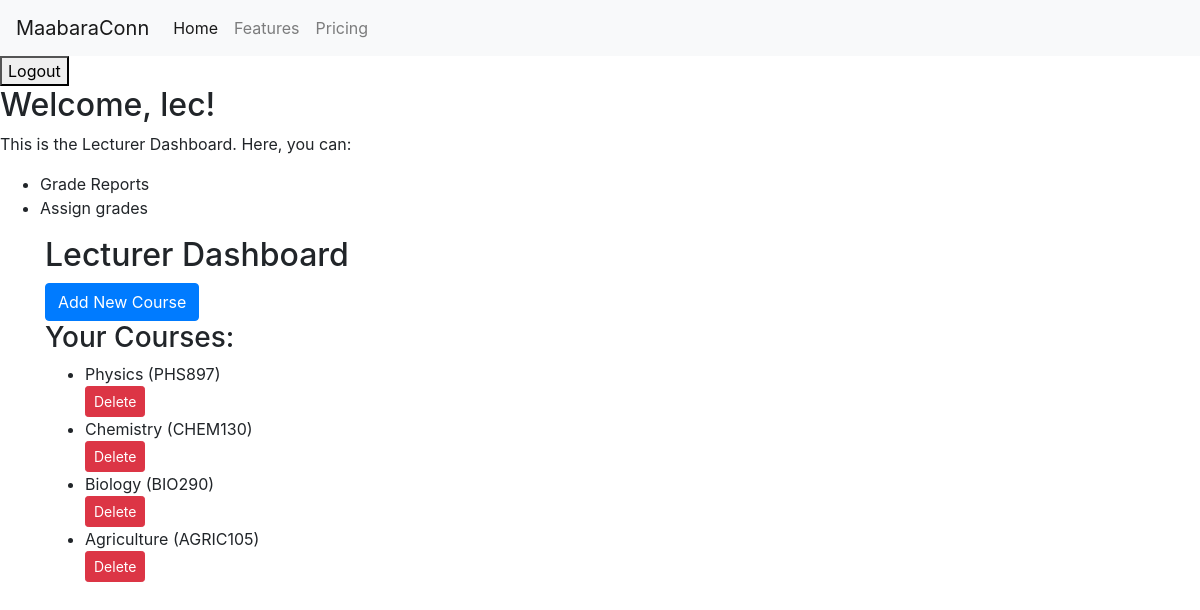
The page /users/dashboard/ (signed in) on the database as committed earlier.
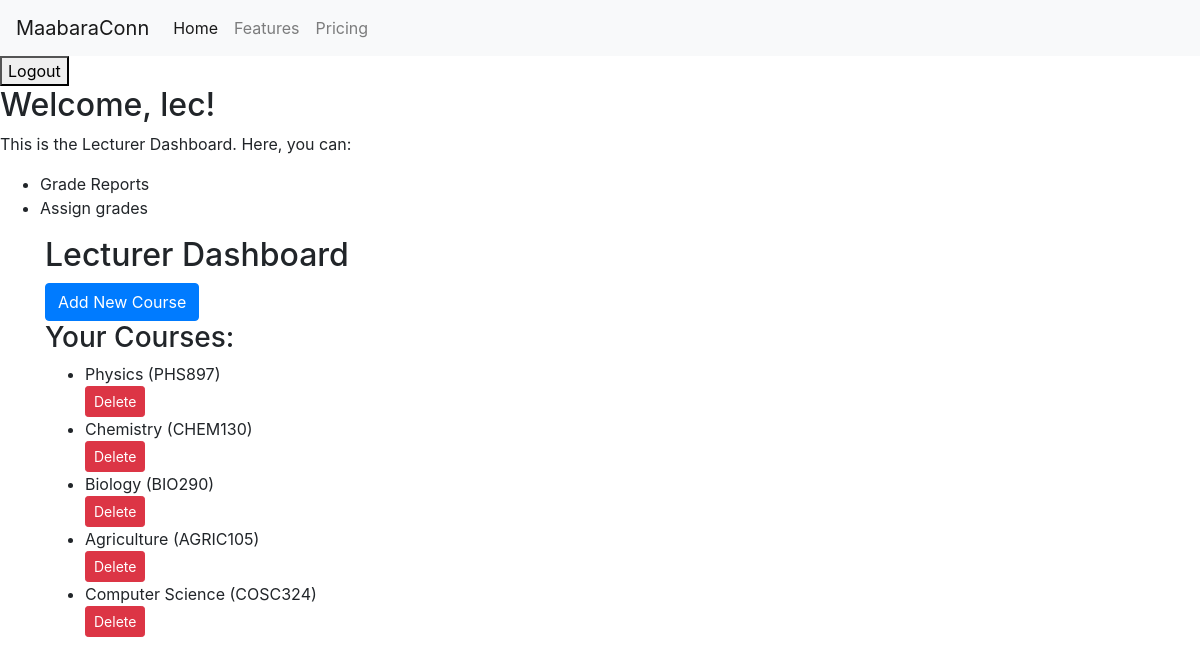
The same page on the database as committed later.
### users/models.py (models this page shows, shortened)
class Course(models.Model):
    name = models.CharField(max_length=255, unique=True)
    code = models.CharField(max_length=10, unique=True)
    lecturer = models.ForeignKey(
        User, on_delete=models.CASCADE, related_name='courses')
    student = models.ManyToManyField(
        User, related_name='enrolled_courses', blank=False)

### users/views.py (the view, shortened to what this page needs)
# urls.py: path('dashboard/', views.dashboard, name='dashboard'),
@login_required
def dashboard(request):
    if request.user.role == User.Role.STUDENT:
        courses = Course.objects.filter(
            student=request.user)  # Example query
        lab_reports = LabReport.objects.filter(
            creator=request.user)  # Example query
        grades = Grade.objects.filter(
            lab_report__creator=request.user)  # Example query
        enrolled_courses = request.user.enrolled_courses.all()
        available_courses = Course.objects.exclude(
            id__in=enrolled_courses.values_list('id', flat=True))
        lab_reports = LabReport.objects.filter(creator=request.user)
        grades = Grade.objects.filter(lab_report__creator=request.user)
        context = {
            'enrolled_courses': enrolled_courses,
            'available_courses': available_courses,
            'lab_reports': lab_reports,
            'grades': grades,
            'courses': courses
        }
        return render(request, 'users/student_dashboard.html', context)
    elif request.user.role == User.Role.LECTURER:
        courses_taught = Course.objects.filter(
            lecturer=request.user)  # Example query
        pending_reports = LabReport.objects.filter(
            laboratory__course__lecturer=request.user, status='Pending')  # Example query
        context = {
            'courses': courses_taught,
            'pending_reports': pending_reports,
        }
        return render(request, 'users/lecturer_dashboard.html', context)
    else:
        return HttpResponse("Your role is not defined for a specific dashboard.")

### users/templates/users/lecturer_dashboard.html (shortened to what this page needs)
{% extends 'base.html' %} {% block content %}
<h2>Welcome, {{ request.user.username }}!</h2>
<p>This is the Lecturer Dashboard. Here, you can:</p>
<ul>
  <li>Grade Reports</li>
  <li>Assign grades</li>
</ul>
<div class="container">
  <h2>Lecturer Dashboard</h2>
  <a href="{% url 'add_course' %}" class="btn btn-primary">Add New Course</a>
  <h3>Your Courses:</h3>
  {% if courses %}
  <ul>
    {% for course in courses %}
    <li>{{ course.name }} ({{ course.code }})</li>
    <form
      action="{% url 'delete_course' course.id %}"
      method="post"
      style="display: inline"
    >
      <button type="submit" class="btn btn-danger btn-sm">Delete</button>
    </form>
    {% endfor %}
  </ul>
  {% else %}
  <p>You haven't created any courses yet.</p>
  {% endif %}
</div>
{% endblock %}

Rows that differ between the two databases and show on the page:
added Course: name "Computer Science", code "COSC324"
